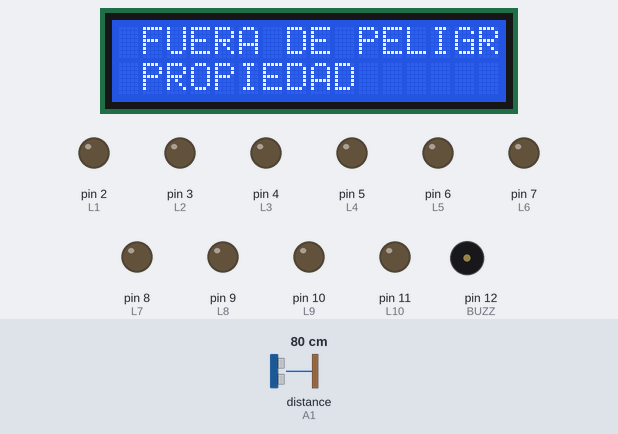
Bench run of a sketch on a simulated Arduino Uno, built with avr-gcc and run on an emulated ATmega328P. Parts: 16×2 character LCD, output pins drawn as LEDs (lit = HIGH), buzzer (waves = sounding). Wiring (inferred from the names in the program): ultrasonic range finder: trigger A0; echo A1. The inputs (shaded band) are chosen by the test bench; at power-on: distance to the obstacle (sensor on A1) 80 cm. The echo pulse lasts 58.3 µs per cm; pins used as bus, display or sensor lines are not drawn.

Above: at 1.2 s.
1.3 s: distance to the obstacle (sensor on A1) set to 2 cm
At 2.7 s:
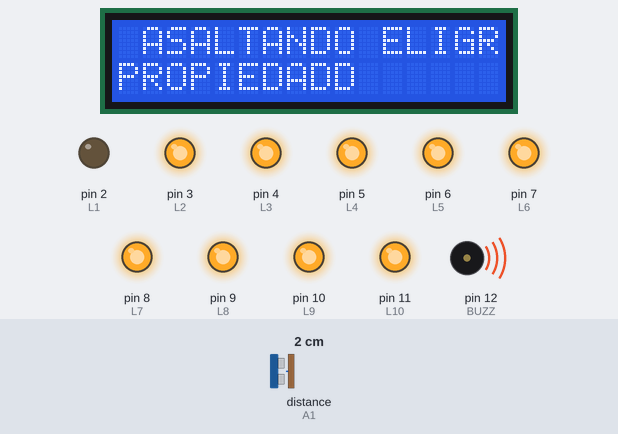
4.3 s: distance to the obstacle (sensor on A1) set to 18 cm
At 6.1 s:
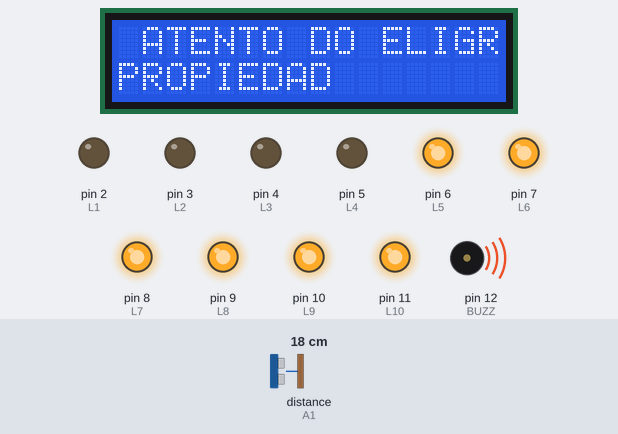
7.0 s: distance to the obstacle (sensor on A1) set to 35 cm
At 7.9 s:
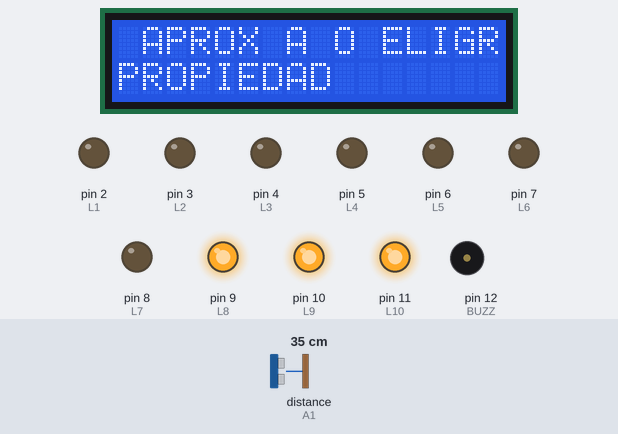
9.0 s: distance to the obstacle (sensor on A1) set to 32 cm
10.5 s: distance to the obstacle (sensor on A1) set to 27 cm
At 11.6 s:
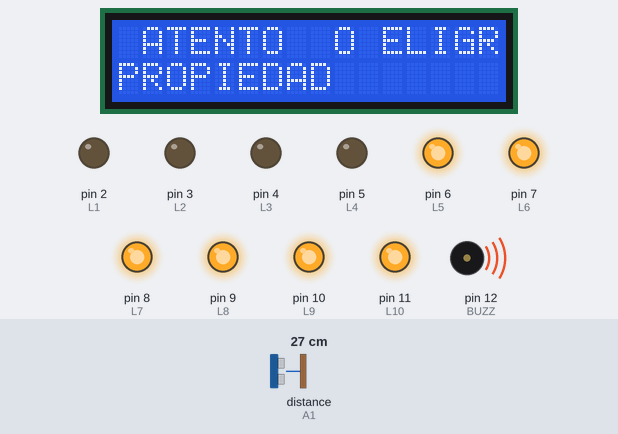
13.5 s: distance to the obstacle (sensor on A1) set to 4 cm
At 15.1 s:
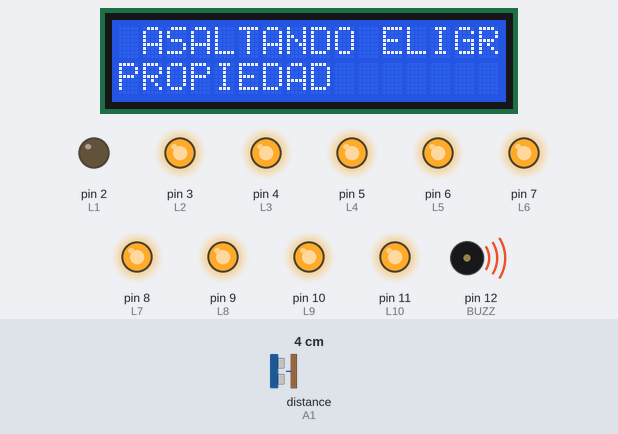
Timing chart, 0 to 17.2 s (numbered marks = the images above; inputs shaded):
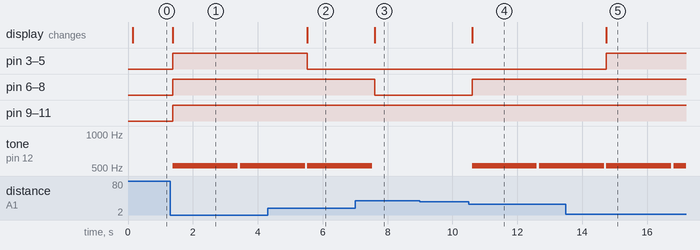

Measured:
- the behaviour switches between 31 and 30 cm on distance to the obstacle (sensor on A1) (found by bisection; images 3 and 4)
- after the input at 1.3 s, pin 3 (L2), pin 4 (L3), pin 5 (L4), pin 6 (L5), pin 7 (L6), pin 8 (L7), pin 9 (L8), pin 10 (L9), pin 11 (L10): LOW → HIGH after 0.09 s; tone on pin 12 (BUZZ): silent → 523 Hz after 0.09 s, → silent 2.0 s later, → 523 Hz 0.07 s later; the display: changes after 0.09 s (image 1)
- after the input at 4.3 s, pin 3 (L2), pin 4 (L3), pin 5 (L4): HIGH → LOW after 1.2 s; the display: changes after 1.2 s (image 2)
- after the input at 7.0 s, pin 6 (L5), pin 7 (L6), pin 8 (L7): HIGH → LOW after 0.60 s; tone on pin 12 (BUZZ): goes on until 7.5 s, then stays silent; the display: changes after 0.60 s (image 3)
- after the input at 9.0 s, every drawn part: stays the same
- after the input at 10.5 s, pin 6 (L5), pin 7 (L6), pin 8 (L7): LOW → HIGH after 0.11 s; tone on pin 12 (BUZZ): silent → 523 Hz after 0.11 s, → silent 2.0 s later, → 523 Hz 0.07 s later; the display: changes after 0.11 s (image 4)
- after the input at 13.5 s, pin 3 (L2), pin 4 (L3), pin 5 (L4): LOW → HIGH after 1.2 s; the display: changes after 1.2 s (image 5)

The sketch:

Barra_led.ino
```cpp
/*
 * Fundacion Kinal
 * CENTRO EDUCATIVO TECNICO LABORAL KINAL
 * ELECTRONICA
 * EB5AM
 * Taller de Electronica Digital
 * Byron Renato Dávila Santiago
 * 2019618
 */

#include <Wire.h>
#include <LiquidCrystal_I2C.h>

#define D_LCD 0x27
#define Filas 2
#define Columnas 16
#define TRIG A0
#define ECO A1
#define BUZZ 12
#define L1 2
#define L2 3
#define L3 4
#define L4 5
#define L5 6
#define L6 7
#define L7 8
#define L8 9
#define L9 10
#define L10 11
int DISTANCIA;
int i;

LiquidCrystal_I2C LCD_DAVILA(D_LCD, Columnas, Filas);

int CONFIGURACIONESled(){
  pinMode(L1, OUTPUT);
  pinMode(L2, OUTPUT);
  pinMode(L3, OUTPUT);
  pinMode(L4, OUTPUT);
  pinMode(L5, OUTPUT);
  pinMode(L6, OUTPUT);
  pinMode(L7, OUTPUT);
  pinMode(L8, OUTPUT);
  pinMode(L9, OUTPUT);
  pinMode(L10, OUTPUT);


  }

void setup()
{
  CONFIGURACIONESled();
  for(i=2; i<=11;i++){
  }
  pinMode(BUZZ ,OUTPUT);
  pinMode(TRIG, OUTPUT);
  pinMode(ECO, INPUT);
  LCD_DAVILA.init();
  LCD_DAVILA.backlight();
}


void loop()
{
  MEDICION();
  Alarma();
}
int MEDICION(){
  long Duracion;
  digitalWrite(TRIG, HIGH);
  delayMicroseconds(10);
  digitalWrite(TRIG, LOW);
  Duracion = pulseIn(ECO, HIGH);
  DISTANCIA = Duracion/59;
  delay(50);
  return DISTANCIA;
}
int Alarma(){
   if( DISTANCIA > 45){
    LCD_DAVILA.setCursor(0,0);
    LCD_DAVILA.print(" FUERA DE PELIGRO ");
    LCD_DAVILA.setCursor(0,1);
    LCD_DAVILA.print(" PROPIEDAD ");
      digitalWrite(3, LOW);
      digitalWrite(4, LOW);
      digitalWrite(5, LOW);
      digitalWrite(6, LOW);
      digitalWrite(7, LOW);
      digitalWrite(8, LOW);
      digitalWrite(9, LOW);
      digitalWrite(10, LOW);
      digitalWrite(11, LOW);
      digitalWrite(12, HIGH);
  }
   else if( DISTANCIA < 45 && DISTANCIA > 30){
    LCD_DAVILA.setCursor(0,0);
    LCD_DAVILA.print(" APROX A ");
    LCD_DAVILA.setCursor(0,1);
    LCD_DAVILA.print("PROPIEDAD ");
      digitalWrite(3, LOW);
      digitalWrite(4, LOW);
      digitalWrite(5, LOW);
      digitalWrite(6, LOW);
      digitalWrite(7, LOW);
      digitalWrite(8, LOW);
      digitalWrite(9, HIGH);
      digitalWrite(10, HIGH);
      digitalWrite(11, HIGH);
      digitalWrite(12, HIGH);
  }
 else if( DISTANCIA < 30 && DISTANCIA > 15){
    LCD_DAVILA.setCursor(0,0);
    LCD_DAVILA.print(" ATENTO ");
    LCD_DAVILA.setCursor(0,1);
    LCD_DAVILA.print("PROPIEDAD ");
      digitalWrite(3, LOW);
      digitalWrite(4, LOW);
      digitalWrite(5, LOW);
      digitalWrite(6, HIGH);
      digitalWrite(7, HIGH);
      digitalWrite(8, HIGH);
      digitalWrite(9, HIGH);
      digitalWrite(10, HIGH);
      digitalWrite(11, HIGH);
      digitalWrite(12, HIGH);
    tone(BUZZ, 523);
    delay(2000);
    noTone(BUZZ);
  }


 else if( DISTANCIA < 15 && DISTANCIA > 0){
    LCD_DAVILA.setCursor(0,0);
    LCD_DAVILA.print(" ASALTANDO ");
    LCD_DAVILA.setCursor(0,1);
    LCD_DAVILA.print("PROPIEDAD");
      digitalWrite(3, HIGH);
      digitalWrite(4, HIGH);
      digitalWrite(5, HIGH);
      digitalWrite(6, HIGH);
      digitalWrite(7, HIGH);
      digitalWrite(8, HIGH);
      digitalWrite(9, HIGH);
      digitalWrite(10, HIGH);
      digitalWrite(11, HIGH);
      digitalWrite(12, HIGH);
    tone(BUZZ, 523);
    delay(2000);
    noTone(BUZZ);
 }
    else {
    noTone(BUZZ);
 }
    return 0;
 }
```
